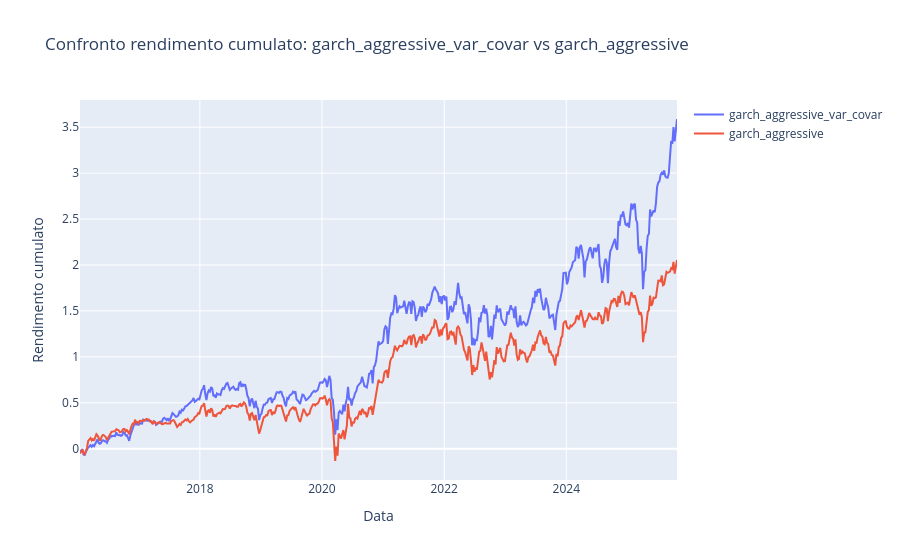

Notebook code for this chart:
### Code cell
plot_compare(
    "garch_aggressive_var_covar",
    "garch_aggressive",
    df=pd.concat([part1_returns_df, part2_df], axis=1))

### Figure 1 — Plotly figure (JSON) as saved in the notebook; plotly's stock layout.template omitted (floating-point values rounded to 4 significant figures; data arrays with more than 128 entries replaced by an {"elided": "..."} marker saying what was removed)
{"data": [{"mode": "lines", "name": "garch_aggressive_var_covar", "type": "scatter", "x": {"elided": "511 str values"}, "y": {"elided": "511 float values"}}, {"mode": "lines", "name": "garch_aggressive", "type": "scatter", "x": {"elided": "511 str values"}, "y": {"elided": "511 float values"}}], "layout": {"autosize": true, "hovermode": "x unified", "title": {"text": "Confronto rendimento cumulato: garch_aggressive_var_covar vs garch_aggressive"}, "xaxis": {"autorange": true, "range": ["2016-01-15", "2025-10-24"], "title": {"text": "Data"}, "type": "date"}, "yaxis": {"autorange": true, "range": [-0.3409, 3.796], "title": {"text": "Rendimento cumulato"}, "type": "linear"}}}
